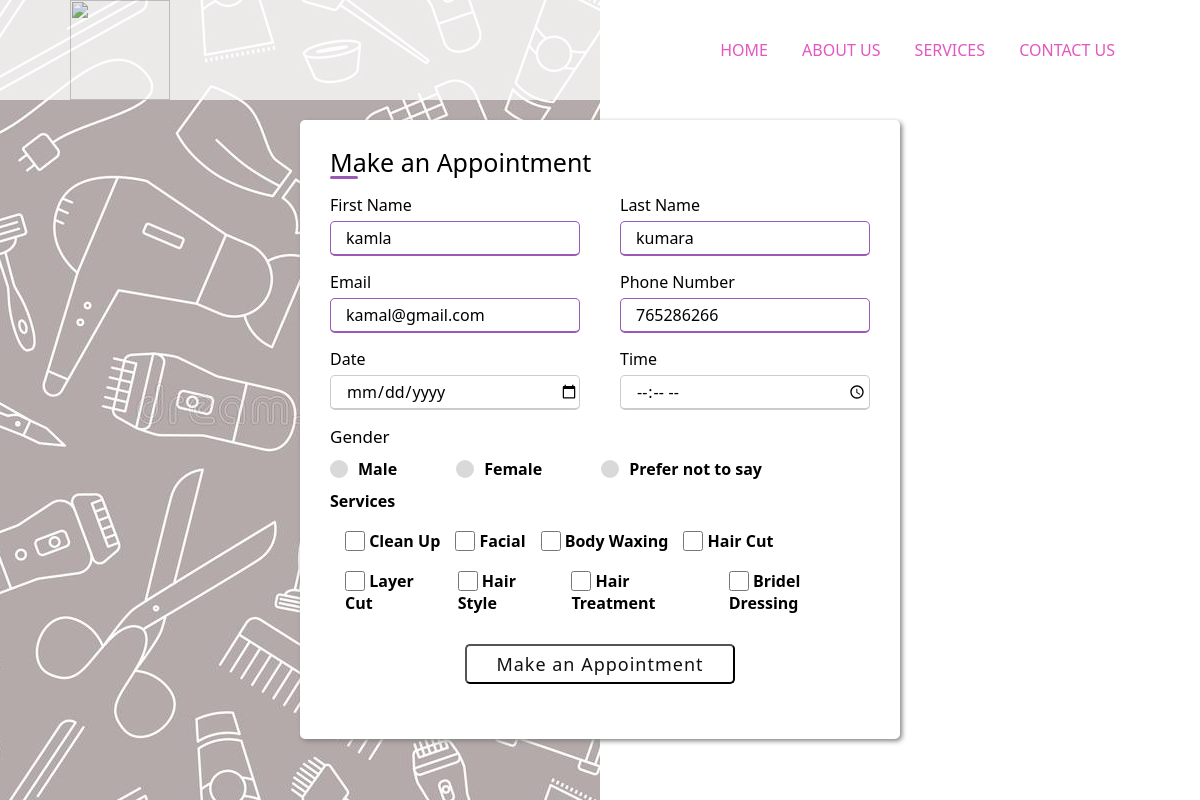
Screenshot of /appoinment.php (signed in) with the database file from the repository.
### tables this page shows
CREATE TABLE `customer` (
  `id` int(11) NOT NULL,
  `Fname` varchar(20) NOT NULL,
  `Lname` varchar(20) NOT NULL,
  `email` varchar(50) NOT NULL,
  `number` bigint(20) NOT NULL,
  `nic` varchar(20) NOT NULL,
  `password` varchar(20) NOT NULL,
  `gender` enum('male','female','other') NOT NULL
);

### appoinment.php (the view, shortened to what this page needs)
<?php
    require("./connection/connect.php");
    $sql = "SELECT * from customer where email = '".$_SESSION['emailid']."'";
    $result=mysqli_query($con,$sql);
    $row=mysqli_fetch_assoc($result);
    $Fname=$row['Fname'];
    $Lname=$row['Lname'];
    $email=$row['email'];
    $number=$row['number'];
?>
<!DOCTYPE html>
<html lang="en">
<head>
    <link rel="stylesheet" href="css/main.css">
    <link rel="stylesheet" href="./assets/fontawesome/css/all.min.css">
</head>
<body>
    <header>
        <img class="logo" src="./assets/images/icons/logo.png" alt="">
        <nav>
            <ul class="nav-area">
                <li><a href="index.php">Home</a></li>
                <li><a href="about.php">About us</a></li>
                <li><a href="service.php">Services</a></li>
                <li><a href="contact.php">Contact us</a></li>
            </ul>
        </nav>
    </header>
    <section class="appoinment">
        <div class="container" style="margin-left: '28%';">
            <div class="title">Make an Appointment</div>
            <form method="post">
                <div class="user-details">
                    <div class="input-box">
                        <span class="details">First Name</span>
                        <input type="text" placeholder="Enter your first name" name="Fname" required
                            value=<?php echo $Fname;?>>
                    </div>
                    <div class="input-box">
                        <span class="details">Last Name</span>
                        <input type="text" placeholder="Enter your last name" name="Lname" required
                            value=<?php echo $Lname;?>>
                    </div>
                    <div class="input-box">
                        <span class="details">Email</span>
                        <input type="text" placeholder="Enter your email" name="email" required
                            value=<?php echo $email;?>>
                    </div>
                    <div class="input-box">
                        <span class="details">Phone Number</span>
                        <input type="text" placeholder="Enter your number" name="number" required
                            value=<?php echo $number;?>>
                    </div>
                    <div class="input-box">
                        <span class="details">Date</span>
                        <input type="date" placeholder="Enter your nic" required name="date">
                    </div>
                    <div class="input-box">
                        <span class="details">Time</span>
                        <input type="time" placeholder="Enter your password" required name="time">
                    </div>
                </div>
                <div class="gender-details">
                    <span class="gender-title">Gender</span>
                    <div class="category">
                        <label for="dot-1">
                            <span class="dot one"></span>
                            <span class="gender">Male</span>
                        </label>
                        <label for="dot-2">
                            <span class="dot two"></span>
                            <span class="gender">Female</span>
                        </label>
                        <label for="dot-3">
                            <span class="dot three"></span>
                            <span class="gender">Prefer not to say</span>
                        </label>
                    </div>
                </div>
                <div class="service-list">
                    <span class="details">Services</span><br />
                    <div class="services">
                        <div class="group">
                            <input type="checkbox" name="service[]" value="Clean Up" />
                            <label class="select" for="Clean Up">Clean Up</label>
                        </div>
                        <div class="group">
                            <input type="checkbox" name="service[]" value="Facial" />
                            <label class="select" for="Facial">Facial</label>
                        </div>
                        <div class="group">
                            <input type="checkbox" name="service[]" value="Body Waxing" />
                            <label class="select" for="Body Waxing">Body Waxing</label>
                        </div>
                        <div class="group">
                            <input type="checkbox" name="service[]" value="Hair Cut" />
                            <label class="select" for="Hair Cut">Hair Cut</label>
                        </div>
                    </div>
                    <div class="services">
                        <div class="group">
                            <input type="checkbox" name="service[]" value="Layer Cut" />
                            <label class="select" for="Layer Cut">Layer Cut</label>
                        </div>
                        <div class="group">
                            <input type="checkbox" name="service[]" value="Hair Style" />
                            <label class="select" for="Hair Style">Hair Style</label>
                        </div>
                        <div class="group">
                            <input type="checkbox" name="service[]" value="Hair Treatment" />
                            <label class="select" for="Hair Treatment">Hair Treatment</label>
                        </div>
                        <div class="group">
                            <input type="checkbox" name="service[]" value="Bridel Dressing" />
                            <label class="select" for="Bridel Dressing">Bridel Dressing</label>
                        </div>
                    </div>
                </div>
                <div class="button">
                    <input type="submit" name="submit" value="Make an Appointment">
                </div>
            </form>
        </div>
    </section>
</body>
</html>

### css/main.css (style rules this page uses)
* { box-sizing: border-box; margin: 0; padding: 0; font-family: 'Segoe UI', Tahoma, Geneva, Verdana, sans-serif; }
body { background-color: #fff; }
a { text-decoration: none; }
header { width: 100%; display: -webkit-flex; display: -moz-flex; display: -ms-flex; display: flex; justify-content: space-between; align-items: center; padding: 0px 70px; background-color: #fff; opacity: 75%; position: absolute; }
.logo { width: 100px; height: 100px; cursor: pointer; }
.nav-area { list-style: none; }
.nav-area li { display: inline-block; padding: 0 15px; text-transform: uppercase; }
.nav-area li a { transition: 0.3s; color: rgb(218, 31, 171); font-weight: 500; }
.appoinment { background-image: url(../assets/images/appoinmentBG.jpg); -webkit-background-size: cover; background-size: cover; background-position: center center; width: 50%; height: 100vh; font-weight: 600; font-size: 16px; }
.appoinment .container { max-width: 700px; width: 100%; position: relative; top: 120px; left: 50%; background: #fff; padding: 25px 30px; border-radius: 5px; box-shadow: 2px 2px 5px gray; }
.appoinment .container .title { font-size: 25px; font-weight: 500; position: relative; }
.appoinment .container .title::before { content: ''; position: absolute; left: 0; bottom: 0; height: 3px; width: 28px; border-radius: 2px; background: #9b59b6; }
.appoinment .container form .user-details { display: flex; flex-wrap: wrap; justify-content: space-between; margin: 15px 0 0 0; }
form .user-details .input-box { margin-bottom: 15px; width: calc(100% / 2 - 20px); }
.user-details .input-box .details { display: block; font-weight: 500; margin-bottom: 5px; }
.user-details .input-box input { height: 35px; width: 100%; outline: none; border-radius: 5px; border: 1px solid #ccc; padding-left: 15px; font-size: 16px; border-bottom-width: 2px; transition: all 0.3s ease; }
.user-details .input-box input:focus, .user-details .input-box input:valid { border-color: #9b59b6; }
form .gender-details .gender-title { font-size: 17px; font-weight: 500; }
form .gender-details .category { display: flex; width: 80%; margin: 10px 0; justify-content: space-between; }
.gender-details .category label { display: flex; align-items: center; }
.gender-details .category .dot { height: 18px; width: 18px; background: #d9d9d9; border-radius: 50%; margin-right: 10px; border: 5px solid transparent; transition: all 0.3s ease; }
form .button { height: 40px; margin: 30px 0; }
form .button input { height: 100%; width: 50%; margin-left: 25%; outline: none; color: #111; border-radius: 5px; font-size: 18px; font-weight: 500; letter-spacing: 1px; cursor: pointer; background-color: transparent; transition: all 0.3s ease; }
.services { display: flex; margin-top: 15px; }
.services .group { margin-left: 15px; }
.services .group input[type="checkbox"] { width: 20px; height: 20px; position: relative; top: 4px; }

### rows the page displays
customer: Fname "kamla", Lname "kumara", email "kamal@gmail.com", number "765286266"
